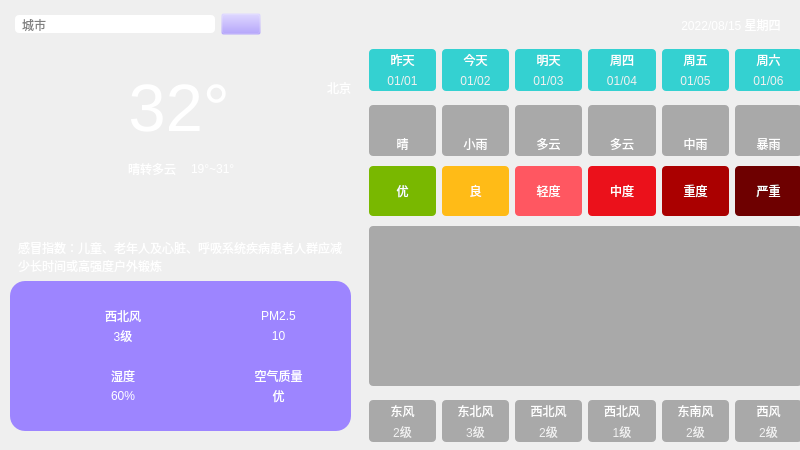
<?xml version="1.0" encoding="UTF-8"?>
<ui version="4.0">
 <class>MainWindow</class>
 <widget class="QMainWindow" name="MainWindow">
  <property name="geometry">
   <rect>
    <x>0</x>
    <y>0</y>
    <width>800</width>
    <height>450</height>
   </rect>
  </property>
  <property name="windowTitle">
   <string>MainWindow</string>
  </property>
  <widget class="QWidget" name="centralwidget">
   <widget class="QWidget" name="widget" native="true">
    <property name="geometry">
     <rect>
      <x>0</x>
      <y>0</y>
      <width>800</width>
      <height>500</height>
     </rect>
    </property>
    <property name="styleSheet">
     <string notr="true">QWidget#widget{
	border-image: url(:/res/background.png);
	
}

QLabel {
	font: 25 10pt &quot;微软雅黑&quot;;
	border-radius: 4px;
	background-color: rgba(60, 60, 60, 100);
	color: rgb(255, 255, 255);
}</string>
    </property>
    <widget class="QWidget" name="widget_3" native="true">
     <property name="geometry">
      <rect>
       <x>10</x>
       <y>70</y>
       <width>341</width>
       <height>121</height>
      </rect>
     </property>
     <property name="styleSheet">
      <string notr="true">background-color: rgba(157, 133, 255, 0);
border-radius: 15px</string>
     </property>
     <layout class="QHBoxLayout" name="horizontalLayout_3">
      <property name="spacing">
       <number>8</number>
      </property>
      <item>
       <widget class="QLabel" name="lblTypeIcon">
        <property name="minimumSize">
         <size>
          <width>110</width>
          <height>110</height>
         </size>
        </property>
        <property name="maximumSize">
         <size>
          <width>110</width>
          <height>110</height>
         </size>
        </property>
        <property name="styleSheet">
         <string notr="true">background-color: rgba(255, 255, 255, 0);</string>
        </property>
        <property name="text">
         <string/>
        </property>
        <property name="pixmap">
         <pixmap resource="main.qrc">:/res/type/DuoYun.png</pixmap>
        </property>
        <property name="scaledContents">
         <bool>true</bool>
        </property>
        <property name="alignment">
         <set>Qt::AlignCenter</set>
        </property>
       </widget>
      </item>
      <item>
       <layout class="QVBoxLayout" name="verticalLayout_2">
        <property name="spacing">
         <number>0</number>
        </property>
        <item>
         <layout class="QHBoxLayout" name="horizontalLayout_2">
          <item>
           <widget class="QLabel" name="lblTemp">
            <property name="font">
             <font>
              <family>Arial</family>
              <pointsize>50</pointsize>
              <italic>false</italic>
              <bold>false</bold>
             </font>
            </property>
            <property name="styleSheet">
             <string notr="true">color: rgb(255, 255, 255);
font: 50pt &quot;Arial&quot;;
background-color: rgba(0, 255, 255, 0);</string>
            </property>
            <property name="text">
             <string>32°</string>
            </property>
            <property name="scaledContents">
             <bool>true</bool>
            </property>
            <property name="alignment">
             <set>Qt::AlignCenter</set>
            </property>
           </widget>
          </item>
          <item>
           <spacer name="horizontalSpacer_2">
            <property name="orientation">
             <enum>Qt::Horizontal</enum>
            </property>
            <property name="sizeHint" stdset="0">
             <size>
              <width>40</width>
              <height>20</height>
             </size>
            </property>
           </spacer>
          </item>
          <item>
           <layout class="QVBoxLayout" name="verticalLayout">
            <property name="topMargin">
             <number>0</number>
            </property>
            <property name="bottomMargin">
             <number>40</number>
            </property>
            <item>
             <widget class="QLabel" name="lblCity">
              <property name="styleSheet">
               <string notr="true">font: 12pt &quot;Microsoft YaHei UI&quot;;
background-color: rgba(255, 255, 255,0);</string>
              </property>
              <property name="text">
               <string>北京</string>
              </property>
              <property name="alignment">
               <set>Qt::AlignRight|Qt::AlignTrailing|Qt::AlignVCenter</set>
              </property>
             </widget>
            </item>
           </layout>
          </item>
         </layout>
        </item>
        <item>
         <layout class="QHBoxLayout" name="horizontalLayout">
          <property name="spacing">
           <number>6</number>
          </property>
          <property name="sizeConstraint">
           <enum>QLayout::SetDefaultConstraint</enum>
          </property>
          <item>
           <widget class="QLabel" name="lblType">
            <property name="sizePolicy">
             <sizepolicy hsizetype="Preferred" vsizetype="Preferred">
              <horstretch>0</horstretch>
              <verstretch>0</verstretch>
             </sizepolicy>
            </property>
            <property name="styleSheet">
             <string notr="true">background-color: rgba(255, 255, 255,0);
font: 12pt &quot;微软雅黑&quot;;</string>
            </property>
            <property name="text">
             <string>晴转多云</string>
            </property>
            <property name="scaledContents">
             <bool>true</bool>
            </property>
            <property name="alignment">
             <set>Qt::AlignLeading|Qt::AlignLeft|Qt::AlignVCenter</set>
            </property>
           </widget>
          </item>
          <item>
           <widget class="Line" name="line">
            <property name="minimumSize">
             <size>
              <width>0</width>
              <height>15</height>
             </size>
            </property>
            <property name="maximumSize">
             <size>
              <width>16777215</width>
              <height>15</height>
             </size>
            </property>
            <property name="styleSheet">
             <string notr="true">color: rgb(255, 0, 0);</string>
            </property>
            <property name="orientation">
             <enum>Qt::Vertical</enum>
            </property>
           </widget>
          </item>
          <item>
           <widget class="QLabel" name="lblLowHigh">
            <property name="styleSheet">
             <string notr="true">background-color: rgba(255, 255, 255,0);
font: 12pt &quot;微软雅黑&quot;;</string>
            </property>
            <property name="text">
             <string>19°~31°</string>
            </property>
            <property name="alignment">
             <set>Qt::AlignLeading|Qt::AlignLeft|Qt::AlignVCenter</set>
            </property>
           </widget>
          </item>
          <item>
           <spacer name="horizontalSpacer">
            <property name="orientation">
             <enum>Qt::Horizontal</enum>
            </property>
            <property name="sizeHint" stdset="0">
             <size>
              <width>40</width>
              <height>20</height>
             </size>
            </property>
           </spacer>
          </item>
         </layout>
        </item>
       </layout>
      </item>
     </layout>
    </widget>
    <widget class="QWidget" name="widget_4" native="true">
     <property name="geometry">
      <rect>
       <x>0</x>
       <y>0</y>
       <width>801</width>
       <height>49</height>
      </rect>
     </property>
     <property name="styleSheet">
      <string notr="true">background-color: rgba(0, 170, 255,0);</string>
     </property>
     <layout class="QHBoxLayout" name="horizontalLayout_4">
      <property name="leftMargin">
       <number>15</number>
      </property>
      <property name="rightMargin">
       <number>20</number>
      </property>
      <item>
       <widget class="QLineEdit" name="leCity">
        <property name="minimumSize">
         <size>
          <width>200</width>
          <height>0</height>
         </size>
        </property>
        <property name="maximumSize">
         <size>
          <width>200</width>
          <height>16777215</height>
         </size>
        </property>
        <property name="styleSheet">
         <string notr="true">font: 14pt &quot;Microsoft YaHei UI&quot;;
background-color: rgb(255, 255, 255);
border-radius: 4px;
padding: 1px 5px</string>
        </property>
        <property name="placeholderText">
         <string>城市</string>
        </property>
       </widget>
      </item>
      <item>
       <widget class="QPushButton" name="btnSearch">
        <property name="styleSheet">
         <string notr="true">background-color: rgba(157, 133, 255,0);</string>
        </property>
        <property name="text">
         <string/>
        </property>
        <property name="icon">
         <iconset resource="main.qrc">
          <normaloff>:/res/search.png</normaloff>:/res/search.png</iconset>
        </property>
       </widget>
      </item>
      <item>
       <spacer name="horizontalSpacer_3">
        <property name="orientation">
         <enum>Qt::Horizontal</enum>
        </property>
        <property name="sizeHint" stdset="0">
         <size>
          <width>309</width>
          <height>20</height>
         </size>
        </property>
       </spacer>
      </item>
      <item>
       <widget class="QLabel" name="lblDate">
        <property name="styleSheet">
         <string notr="true">font: 20pt &quot;Arial&quot;;
background-color: rgba(255, 255, 255,0);</string>
        </property>
        <property name="text">
         <string>2022/08/15 星期四</string>
        </property>
        <property name="alignment">
         <set>Qt::AlignCenter</set>
        </property>
       </widget>
      </item>
     </layout>
    </widget>
    <widget class="QWidget" name="widget_10" native="true">
     <property name="geometry">
      <rect>
       <x>10</x>
       <y>190</y>
       <width>341</width>
       <height>241</height>
      </rect>
     </property>
     <layout class="QVBoxLayout" name="verticalLayout_9">
      <item>
       <spacer name="verticalSpacer">
        <property name="orientation">
         <enum>Qt::Vertical</enum>
        </property>
        <property name="sizeHint" stdset="0">
         <size>
          <width>20</width>
          <height>10</height>
         </size>
        </property>
       </spacer>
      </item>
      <item>
       <widget class="QLabel" name="lblGanMao">
        <property name="styleSheet">
         <string notr="true">background-color: rgba(60, 60, 60, 0);
padding-left: 5px;
padding-right: 5px;</string>
        </property>
        <property name="text">
         <string>感冒指数：儿童、老年人及心脏、呼吸系统疾病患者人群应减少长时间或高强度户外锻炼</string>
        </property>
        <property name="wordWrap">
         <bool>true</bool>
        </property>
       </widget>
      </item>
      <item>
       <widget class="QWidget" name="widget_2" native="true">
        <property name="styleSheet">
         <string notr="true">background-color: rgb(157, 133, 255);
border-radius: 15px</string>
        </property>
        <layout class="QGridLayout" name="gridLayout">
         <property name="leftMargin">
          <number>40</number>
         </property>
         <property name="topMargin">
          <number>25</number>
         </property>
         <property name="rightMargin">
          <number>40</number>
         </property>
         <property name="bottomMargin">
          <number>25</number>
         </property>
         <property name="horizontalSpacing">
          <number>50</number>
         </property>
         <property name="verticalSpacing">
          <number>20</number>
         </property>
         <item row="0" column="0">
          <layout class="QHBoxLayout" name="horizontalLayout_12">
           <property name="spacing">
            <number>0</number>
           </property>
           <item>
            <widget class="QLabel" name="lblWindIcon">
             <property name="minimumSize">
              <size>
               <width>40</width>
               <height>40</height>
              </size>
             </property>
             <property name="maximumSize">
              <size>
               <width>40</width>
               <height>40</height>
              </size>
             </property>
             <property name="styleSheet">
              <string notr="true">background-color: rgba(255, 255, 255, 0);</string>
             </property>
             <property name="text">
              <string/>
             </property>
             <property name="pixmap">
              <pixmap resource="main.qrc">:/res/wind.png</pixmap>
             </property>
             <property name="scaledContents">
              <bool>true</bool>
             </property>
             <property name="alignment">
              <set>Qt::AlignCenter</set>
             </property>
            </widget>
           </item>
           <item>
            <layout class="QVBoxLayout" name="verticalLayout_6">
             <item>
              <widget class="QLabel" name="lblWindFx">
               <property name="styleSheet">
                <string notr="true">background-color: rgba(255, 255, 255,0);
font: 10pt &quot;微软雅黑&quot;;</string>
               </property>
               <property name="text">
                <string>西北风</string>
               </property>
               <property name="alignment">
                <set>Qt::AlignCenter</set>
               </property>
              </widget>
             </item>
             <item>
              <widget class="QLabel" name="lblWindFl">
               <property name="styleSheet">
                <string notr="true">background-color: rgba(255, 255, 255,0);
font: 10pt &quot;微软雅黑&quot;;</string>
               </property>
               <property name="text">
                <string>3级</string>
               </property>
               <property name="alignment">
                <set>Qt::AlignCenter</set>
               </property>
              </widget>
             </item>
            </layout>
           </item>
          </layout>
         </item>
         <item row="0" column="1">
          <layout class="QHBoxLayout" name="horizontalLayout_14">
           <property name="spacing">
            <number>0</number>
           </property>
           <item>
            <widget class="QLabel" name="lblPm25Icon">
             <property name="minimumSize">
              <size>
               <width>40</width>
               <height>40</height>
              </size>
             </property>
             <property name="maximumSize">
              <size>
               <width>40</width>
               <height>40</height>
              </size>
             </property>
             <property name="styleSheet">
              <string notr="true">background-color: rgba(255, 255, 255, 0);</string>
             </property>
             <property name="text">
              <string/>
             </property>
             <property name="pixmap">
              <pixmap resource="main.qrc">:/res/pm25.png</pixmap>
             </property>
             <property name="scaledContents">
              <bool>true</bool>
             </property>
             <property name="alignment">
              <set>Qt::AlignCenter</set>
             </property>
            </widget>
           </item>
           <item>
            <layout class="QVBoxLayout" name="verticalLayout_7">
             <item>
              <widget class="QLabel" name="lblPM25Title">
               <property name="styleSheet">
                <string notr="true">background-color: rgba(255, 255, 255,0);
font: 10pt &quot;微软雅黑&quot;;</string>
               </property>
               <property name="text">
                <string>PM2.5</string>
               </property>
               <property name="alignment">
                <set>Qt::AlignCenter</set>
               </property>
              </widget>
             </item>
             <item>
              <widget class="QLabel" name="lblPM25">
               <property name="styleSheet">
                <string notr="true">background-color: rgba(255, 255, 255,0);
font: 10pt &quot;微软雅黑&quot;;</string>
               </property>
               <property name="text">
                <string>10</string>
               </property>
               <property name="alignment">
                <set>Qt::AlignCenter</set>
               </property>
              </widget>
             </item>
            </layout>
           </item>
          </layout>
         </item>
         <item row="1" column="0">
          <layout class="QHBoxLayout" name="horizontalLayout_13">
           <property name="spacing">
            <number>0</number>
           </property>
           <item>
            <widget class="QLabel" name="lblShiDuIcon">
             <property name="minimumSize">
              <size>
               <width>40</width>
               <height>40</height>
              </size>
             </property>
             <property name="maximumSize">
              <size>
               <width>40</width>
               <height>40</height>
              </size>
             </property>
             <property name="styleSheet">
              <string notr="true">background-color: rgba(255, 255, 255, 0);</string>
             </property>
             <property name="text">
              <string/>
             </property>
             <property name="pixmap">
              <pixmap resource="main.qrc">:/res/humidity.png</pixmap>
             </property>
             <property name="scaledContents">
              <bool>true</bool>
             </property>
             <property name="alignment">
              <set>Qt::AlignCenter</set>
             </property>
            </widget>
           </item>
           <item>
            <layout class="QVBoxLayout" name="verticalLayout_3">
             <item>
              <widget class="QLabel" name="lblShiDuTitle">
               <property name="styleSheet">
                <string notr="true">background-color: rgba(255, 255, 255,0);
font: 10pt &quot;微软雅黑&quot;;</string>
               </property>
               <property name="text">
                <string>湿度</string>
               </property>
               <property name="alignment">
                <set>Qt::AlignCenter</set>
               </property>
              </widget>
             </item>
             <item>
              <widget class="QLabel" name="lblShiDu">
               <property name="styleSheet">
                <string notr="true">background-color: rgba(255, 255, 255,0);
font: 10pt &quot;微软雅黑&quot;;</string>
               </property>
               <property name="text">
                <string>60%</string>
               </property>
               <property name="alignment">
                <set>Qt::AlignCenter</set>
               </property>
              </widget>
             </item>
            </layout>
           </item>
          </layout>
         </item>
         <item row="1" column="1">
          <layout class="QHBoxLayout" name="horizontalLayout_15">
           <property name="spacing">
            <number>0</number>
           </property>
           <item>
            <widget class="QLabel" name="lblQualityIcon">
             <property name="minimumSize">
              <size>
               <width>40</width>
               <height>40</height>
              </size>
             </property>
             <property name="maximumSize">
              <size>
               <width>40</width>
               <height>40</height>
              </size>
             </property>
             <property name="autoFillBackground">
              <bool>false</bool>
             </property>
             <property name="styleSheet">
              <string notr="true">background-color: rgba(255, 255, 255, 0);</string>
             </property>
             <property name="text">
              <string/>
             </property>
             <property name="pixmap">
              <pixmap resource="main.qrc">:/res/aqi.png</pixmap>
             </property>
             <property name="scaledContents">
              <bool>true</bool>
             </property>
             <property name="alignment">
              <set>Qt::AlignCenter</set>
             </property>
             <property name="wordWrap">
              <bool>false</bool>
             </property>
             <property name="indent">
              <number>-1</number>
             </property>
            </widget>
           </item>
           <item>
            <layout class="QVBoxLayout" name="verticalLayout_8">
             <item>
              <widget class="QLabel" name="lblQualityTitle">
               <property name="autoFillBackground">
                <bool>false</bool>
               </property>
               <property name="styleSheet">
                <string notr="true">background-color: rgba(255, 255, 255,0);
font: 10pt &quot;微软雅黑&quot;;</string>
               </property>
               <property name="text">
                <string>空气质量</string>
               </property>
               <property name="alignment">
                <set>Qt::AlignCenter</set>
               </property>
              </widget>
             </item>
             <item>
              <widget class="QLabel" name="lblQuality">
               <property name="autoFillBackground">
                <bool>false</bool>
               </property>
               <property name="styleSheet">
                <string notr="true">background-color: rgba(255, 255, 255,0);
font: 10pt &quot;微软雅黑&quot;;</string>
               </property>
               <property name="text">
                <string>优</string>
               </property>
               <property name="alignment">
                <set>Qt::AlignCenter</set>
               </property>
              </widget>
             </item>
            </layout>
           </item>
          </layout>
         </item>
        </layout>
       </widget>
      </item>
     </layout>
    </widget>
    <widget class="QWidget" name="widget_11" native="true">
     <property name="geometry">
      <rect>
       <x>360</x>
       <y>40</y>
       <width>451</width>
       <height>411</height>
      </rect>
     </property>
     <layout class="QVBoxLayout" name="verticalLayout_4">
      <property name="spacing">
       <number>0</number>
      </property>
      <item>
       <widget class="QWidget" name="widget_5" native="true">
        <property name="styleSheet">
         <string notr="true">QLabel {
	background-color: rgba(0, 200, 200, 200);
	border-radius: 4px;
}</string>
        </property>
        <layout class="QGridLayout" name="gridLayout_2">
         <property name="horizontalSpacing">
          <number>6</number>
         </property>
         <property name="verticalSpacing">
          <number>0</number>
         </property>
         <item row="0" column="0">
          <widget class="QLabel" name="lblWeek0">
           <property name="styleSheet">
            <string notr="true">border-bottom-left-radius: 0px;
border-bottom-right-radius: 0px;</string>
           </property>
           <property name="text">
            <string>昨天</string>
           </property>
           <property name="alignment">
            <set>Qt::AlignCenter</set>
           </property>
          </widget>
         </item>
         <item row="0" column="1">
          <widget class="QLabel" name="lblWeek1">
           <property name="styleSheet">
            <string notr="true">border-bottom-left-radius: 0px;
border-bottom-right-radius: 0px;</string>
           </property>
           <property name="text">
            <string>今天</string>
           </property>
           <property name="alignment">
            <set>Qt::AlignCenter</set>
           </property>
          </widget>
         </item>
         <item row="0" column="2">
          <widget class="QLabel" name="lblWeek2">
           <property name="styleSheet">
            <string notr="true">border-bottom-left-radius: 0px;
border-bottom-right-radius: 0px;</string>
           </property>
           <property name="text">
            <string>明天</string>
           </property>
           <property name="alignment">
            <set>Qt::AlignCenter</set>
           </property>
          </widget>
         </item>
         <item row="0" column="3">
          <widget class="QLabel" name="lblWeek3">
           <property name="styleSheet">
            <string notr="true">border-bottom-left-radius: 0px;
border-bottom-right-radius: 0px;</string>
           </property>
           <property name="text">
            <string>周四</string>
           </property>
           <property name="alignment">
            <set>Qt::AlignCenter</set>
           </property>
          </widget>
         </item>
         <item row="0" column="4">
          <widget class="QLabel" name="lblWeek4">
           <property name="styleSheet">
            <string notr="true">border-bottom-left-radius: 0px;
border-bottom-right-radius: 0px;</string>
           </property>
           <property name="text">
            <string>周五</string>
           </property>
           <property name="alignment">
            <set>Qt::AlignCenter</set>
           </property>
          </widget>
         </item>
         <item row="0" column="5">
          <widget class="QLabel" name="lblWeek5">
           <property name="styleSheet">
            <string notr="true">border-bottom-left-radius: 0px;
border-bottom-right-radius: 0px;</string>
           </property>
           <property name="text">
            <string>周六</string>
           </property>
           <property name="alignment">
            <set>Qt::AlignCenter</set>
           </property>
          </widget>
         </item>
         <item row="1" column="0">
          <widget class="QLabel" name="lblDate0">
           <property name="styleSheet">
            <string notr="true">border-top-left-radius: 0px;
border-top-right-radius: 0px;
color: rgb(240, 240, 240);</string>
           </property>
           <property name="text">
            <string>01/01</string>
           </property>
           <property name="alignment">
            <set>Qt::AlignCenter</set>
           </property>
          </widget>
         </item>
         <item row="1" column="1">
          <widget class="QLabel" name="lblDate1">
           <property name="styleSheet">
            <string notr="true">border-top-left-radius: 0px;
border-top-right-radius: 0px;
color: rgb(240, 240, 240);</string>
           </property>
           <property name="text">
            <string>01/02</string>
           </property>
           <property name="alignment">
            <set>Qt::AlignCenter</set>
           </property>
          </widget>
         </item>
         <item row="1" column="2">
          <widget class="QLabel" name="lblDate2">
           <property name="styleSheet">
            <string notr="true">border-top-left-radius: 0px;
border-top-right-radius: 0px;
color: rgb(240, 240, 240);</string>
           </property>
           <property name="text">
            <string>01/03</string>
           </property>
           <property name="alignment">
            <set>Qt::AlignCenter</set>
           </property>
          </widget>
         </item>
         <item row="1" column="3">
          <widget class="QLabel" name="lblDate3">
           <property name="styleSheet">
            <string notr="true">border-top-left-radius: 0px;
border-top-right-radius: 0px;
color: rgb(240, 240, 240);</string>
           </property>
           <property name="text">
            <string>01/04</string>
           </property>
           <property name="alignment">
            <set>Qt::AlignCenter</set>
           </property>
          </widget>
         </item>
         <item row="1" column="4">
          <widget class="QLabel" name="lblDate4">
           <property name="styleSheet">
            <string notr="true">border-top-left-radius: 0px;
border-top-right-radius: 0px;
color: rgb(240, 240, 240);</string>
           </property>
           <property name="text">
            <string>01/05</string>
           </property>
           <property name="alignment">
            <set>Qt::AlignCenter</set>
           </property>
          </widget>
         </item>
         <item row="1" column="5">
          <widget class="QLabel" name="lblDate5">
           <property name="styleSheet">
            <string notr="true">border-top-left-radius: 0px;
border-top-right-radius: 0px;
color: rgb(240, 240, 240);</string>
           </property>
           <property name="text">
            <string>01/06</string>
           </property>
           <property name="alignment">
            <set>Qt::AlignCenter</set>
           </property>
          </widget>
         </item>
        </layout>
       </widget>
      </item>
      <item>
       <widget class="QWidget" name="widget_6" native="true">
        <property name="styleSheet">
         <string notr="true">QLabel {
	background-color: rgba(60, 60, 60, 100);
	border-radius: 4px;
}</string>
        </property>
        <layout class="QGridLayout" name="gridLayout_3">
         <property name="topMargin">
          <number>5</number>
         </property>
         <property name="bottomMargin">
          <number>5</number>
         </property>
         <property name="verticalSpacing">
          <number>0</number>
         </property>
         <item row="0" column="3">
          <widget class="QLabel" name="lblTypeIcon3">
           <property name="styleSheet">
            <string notr="true">border-bottom-left-radius: 0px;
border-bottom-right-radius: 0px;</string>
           </property>
           <property name="text">
            <string/>
           </property>
           <property name="pixmap">
            <pixmap resource="main.qrc">:/res/type/DuoYun.png</pixmap>
           </property>
           <property name="alignment">
            <set>Qt::AlignCenter</set>
           </property>
          </widget>
         </item>
         <item row="0" column="0">
          <widget class="QLabel" name="lblTypeIcon0">
           <property name="minimumSize">
            <size>
             <width>0</width>
             <height>0</height>
            </size>
           </property>
           <property name="maximumSize">
            <size>
             <width>1000</width>
             <height>1000</height>
            </size>
           </property>
           <property name="styleSheet">
            <string notr="true">border-bottom-left-radius: 0px;
border-bottom-right-radius: 0px;</string>
           </property>
           <property name="text">
            <string/>
           </property>
           <property name="pixmap">
            <pixmap resource="main.qrc">:/res/type/Qing.png</pixmap>
           </property>
           <property name="alignment">
            <set>Qt::AlignCenter</set>
           </property>
          </widget>
         </item>
         <item row="0" column="2">
          <widget class="QLabel" name="lblTypeIcon2">
           <property name="styleSheet">
            <string notr="true">border-bottom-left-radius: 0px;
border-bottom-right-radius: 0px;</string>
           </property>
           <property name="text">
            <string/>
           </property>
           <property name="pixmap">
            <pixmap resource="main.qrc">:/res/type/DuoYun.png</pixmap>
           </property>
           <property name="alignment">
            <set>Qt::AlignCenter</set>
           </property>
          </widget>
         </item>
         <item row="1" column="0">
          <widget class="QLabel" name="lblType0">
           <property name="styleSheet">
            <string notr="true">border-top-left-radius: 0px;
border-top-right-radius: 0px;</string>
           </property>
           <property name="text">
            <string>晴</string>
           </property>
           <property name="alignment">
            <set>Qt::AlignCenter</set>
           </property>
          </widget>
         </item>
         <item row="1" column="3">
          <widget class="QLabel" name="lblType3">
           <property name="styleSheet">
            <string notr="true">border-top-left-radius: 0px;
border-top-right-radius: 0px;</string>
           </property>
           <property name="text">
            <string>多云</string>
           </property>
           <property name="alignment">
            <set>Qt::AlignCenter</set>
           </property>
          </widget>
         </item>
         <item row="0" column="5">
          <widget class="QLabel" name="lblTypeIcon5">
           <property name="styleSheet">
            <string notr="true">border-bottom-left-radius: 0px;
border-bottom-right-radius: 0px;</string>
           </property>
           <property name="text">
            <string/>
           </property>
           <property name="pixmap">
            <pixmap resource="main.qrc">:/res/type/BaoYu.png</pixmap>
           </property>
           <property name="alignment">
            <set>Qt::AlignCenter</set>
           </property>
          </widget>
         </item>
         <item row="1" column="5">
          <widget class="QLabel" name="lblType5">
           <property name="styleSheet">
            <string notr="true">border-top-left-radius: 0px;
border-top-right-radius: 0px;</string>
           </property>
           <property name="text">
            <string>暴雨</string>
           </property>
           <property name="alignment">
            <set>Qt::AlignCenter</set>
           </property>
          </widget>
         </item>
         <item row="1" column="4">
          <widget class="QLabel" name="lblType4">
           <property name="styleSheet">
            <string notr="true">border-top-left-radius: 0px;
border-top-right-radius: 0px;</string>
           </property>
           <property name="text">
            <string>中雨</string>
           </property>
           <property name="alignment">
            <set>Qt::AlignCenter</set>
           </property>
          </widget>
         </item>
         <item row="0" column="1">
          <widget class="QLabel" name="lblTypeIcon1">
           <property name="styleSheet">
            <string notr="true">border-bottom-left-radius: 0px;
border-bottom-right-radius: 0px;</string>
           </property>
           <property name="text">
            <string/>
           </property>
           <property name="pixmap">
            <pixmap resource="main.qrc">:/res/type/XiaoYu.png</pixmap>
           </property>
           <property name="alignment">
            <set>Qt::AlignCenter</set>
           </property>
          </widget>
         </item>
         <item row="1" column="2">
          <widget class="QLabel" name="lblType2">
           <property name="styleSheet">
            <string notr="true">border-top-left-radius: 0px;
border-top-right-radius: 0px;</string>
           </property>
           <property name="text">
            <string>多云</string>
           </property>
           <property name="alignment">
            <set>Qt::AlignCenter</set>
           </property>
          </widget>
         </item>
         <item row="0" column="4">
          <widget class="QLabel" name="lblTypeIcon4">
           <property name="styleSheet">
            <string notr="true">border-bottom-left-radius: 0px;
border-bottom-right-radius: 0px;</string>
           </property>
           <property name="text">
            <string/>
           </property>
           <property name="pixmap">
            <pixmap resource="main.qrc">:/res/type/ZhongYu.png</pixmap>
           </property>
           <property name="alignment">
            <set>Qt::AlignCenter</set>
           </property>
          </widget>
         </item>
         <item row="1" column="1">
          <widget class="QLabel" name="lblType1">
           <property name="styleSheet">
            <string notr="true">border-top-left-radius: 0px;
border-top-right-radius: 0px;</string>
           </property>
           <property name="text">
            <string>小雨</string>
           </property>
           <property name="alignment">
            <set>Qt::AlignCenter</set>
           </property>
          </widget>
         </item>
        </layout>
       </widget>
      </item>
      <item>
       <widget class="QWidget" name="widget_9" native="true">
        <layout class="QHBoxLayout" name="horizontalLayout_11">
         <property name="topMargin">
          <number>5</number>
         </property>
         <property name="bottomMargin">
          <number>5</number>
         </property>
         <item>
          <widget class="QLabel" name="lblQuality0">
           <property name="styleSheet">
            <string notr="true">background-color: rgb(121, 184, 0);
padding:8px;</string>
           </property>
           <property name="text">
            <string>优</string>
           </property>
           <property name="alignment">
            <set>Qt::AlignCenter</set>
           </property>
          </widget>
         </item>
         <item>
          <widget class="QLabel" name="lblQuality1">
           <property name="styleSheet">
            <string notr="true">background-color: rgb(255, 187, 23);</string>
           </property>
           <property name="text">
            <string>良</string>
           </property>
           <property name="alignment">
            <set>Qt::AlignCenter</set>
           </property>
          </widget>
         </item>
         <item>
          <widget class="QLabel" name="lblQuality2">
           <property name="styleSheet">
            <string notr="true">background-color: rgb(255, 87, 97);</string>
           </property>
           <property name="text">
            <string>轻度</string>
           </property>
           <property name="alignment">
            <set>Qt::AlignCenter</set>
           </property>
          </widget>
         </item>
         <item>
          <widget class="QLabel" name="lblQuality3">
           <property name="styleSheet">
            <string notr="true">background-color: rgb(235, 17, 27);</string>
           </property>
           <property name="text">
            <string>中度</string>
           </property>
           <property name="alignment">
            <set>Qt::AlignCenter</set>
           </property>
          </widget>
         </item>
         <item>
          <widget class="QLabel" name="lblQuality4">
           <property name="styleSheet">
            <string notr="true">background-color: rgb(170, 0, 0);</string>
           </property>
           <property name="text">
            <string>重度</string>
           </property>
           <property name="alignment">
            <set>Qt::AlignCenter</set>
           </property>
          </widget>
         </item>
         <item>
          <widget class="QLabel" name="lblQuality5">
           <property name="styleSheet">
            <string notr="true">background-color: rgb(110, 0, 0);</string>
           </property>
           <property name="text">
            <string>严重</string>
           </property>
           <property name="alignment">
            <set>Qt::AlignCenter</set>
           </property>
          </widget>
         </item>
        </layout>
       </widget>
      </item>
      <item>
       <widget class="QWidget" name="widget_7" native="true">
        <layout class="QVBoxLayout" name="verticalLayout_5">
         <property name="spacing">
          <number>0</number>
         </property>
         <property name="topMargin">
          <number>5</number>
         </property>
         <property name="bottomMargin">
          <number>5</number>
         </property>
         <item>
          <widget class="QLabel" name="lblHighCurve">
           <property name="minimumSize">
            <size>
             <width>0</width>
             <height>80</height>
            </size>
           </property>
           <property name="maximumSize">
            <size>
             <width>10000</width>
             <height>10000</height>
            </size>
           </property>
           <property name="styleSheet">
            <string notr="true">border-bottom-left-radius: 0px;
border-bottom-right-radius: 0px;</string>
           </property>
           <property name="text">
            <string/>
           </property>
           <property name="alignment">
            <set>Qt::AlignCenter</set>
           </property>
          </widget>
         </item>
         <item>
          <widget class="QLabel" name="lblLowCurve">
           <property name="minimumSize">
            <size>
             <width>0</width>
             <height>80</height>
            </size>
           </property>
           <property name="maximumSize">
            <size>
             <width>10000</width>
             <height>10000</height>
            </size>
           </property>
           <property name="styleSheet">
            <string notr="true">border-top-left-radius: 0px;
border-top-right-radius: 0px;</string>
           </property>
           <property name="text">
            <string/>
           </property>
           <property name="alignment">
            <set>Qt::AlignCenter</set>
           </property>
          </widget>
         </item>
        </layout>
       </widget>
      </item>
      <item>
       <widget class="QWidget" name="widget_8" native="true">
        <layout class="QGridLayout" name="gridLayout_4">
         <property name="verticalSpacing">
          <number>0</number>
         </property>
         <item row="0" column="0">
          <widget class="QLabel" name="lblFx0">
           <property name="styleSheet">
            <string notr="true">border-bottom-left-radius: 0px;
border-bottom-right-radius: 0px;</string>
           </property>
           <property name="text">
            <string>东风</string>
           </property>
           <property name="alignment">
            <set>Qt::AlignCenter</set>
           </property>
          </widget>
         </item>
         <item row="0" column="1">
          <widget class="QLabel" name="lblFx1">
           <property name="styleSheet">
            <string notr="true">border-bottom-left-radius: 0px;
border-bottom-right-radius: 0px;</string>
           </property>
           <property name="text">
            <string>东北风</string>
           </property>
           <property name="alignment">
            <set>Qt::AlignCenter</set>
           </property>
          </widget>
         </item>
         <item row="0" column="2">
          <widget class="QLabel" name="lblFx2">
           <property name="styleSheet">
            <string notr="true">border-bottom-left-radius: 0px;
border-bottom-right-radius: 0px;</string>
           </property>
           <property name="text">
            <string>西北风</string>
           </property>
           <property name="alignment">
            <set>Qt::AlignCenter</set>
           </property>
          </widget>
         </item>
         <item row="0" column="3">
          <widget class="QLabel" name="lblFx3">
           <property name="styleSheet">
            <string notr="true">border-bottom-left-radius: 0px;
border-bottom-right-radius: 0px;</string>
           </property>
           <property name="text">
            <string>西北风</string>
           </property>
           <property name="alignment">
            <set>Qt::AlignCenter</set>
           </property>
          </widget>
         </item>
         <item row="0" column="4">
          <widget class="QLabel" name="lblFx4">
           <property name="styleSheet">
            <string notr="true">border-bottom-left-radius: 0px;
border-bottom-right-radius: 0px;</string>
           </property>
           <property name="text">
            <string>东南风</string>
           </property>
           <property name="alignment">
            <set>Qt::AlignCenter</set>
           </property>
          </widget>
         </item>
         <item row="0" column="5">
          <widget class="QLabel" name="lblFx5">
           <property name="styleSheet">
            <string notr="true">border-bottom-left-radius: 0px;
border-bottom-right-radius: 0px;</string>
           </property>
           <property name="text">
            <string>西风</string>
           </property>
           <property name="alignment">
            <set>Qt::AlignCenter</set>
           </property>
          </widget>
         </item>
         <item row="1" column="0">
          <widget class="QLabel" name="lblFl0">
           <property name="styleSheet">
            <string notr="true">border-top-left-radius: 0px;
border-top-right-radius: 0px;
color: rgb(240, 240, 240);</string>
           </property>
           <property name="text">
            <string>2级</string>
           </property>
           <property name="alignment">
            <set>Qt::AlignCenter</set>
           </property>
          </widget>
         </item>
         <item row="1" column="1">
          <widget class="QLabel" name="lblFl1">
           <property name="styleSheet">
            <string notr="true">border-top-left-radius: 0px;
border-top-right-radius: 0px;
color: rgb(240, 240, 240);</string>
           </property>
           <property name="text">
            <string>3级</string>
           </property>
           <property name="alignment">
            <set>Qt::AlignCenter</set>
           </property>
          </widget>
         </item>
         <item row="1" column="2">
          <widget class="QLabel" name="lblFl2">
           <property name="styleSheet">
            <string notr="true">border-top-left-radius: 0px;
border-top-right-radius: 0px;
color: rgb(240, 240, 240);</string>
           </property>
           <property name="text">
            <string>2级</string>
           </property>
           <property name="alignment">
            <set>Qt::AlignCenter</set>
           </property>
          </widget>
         </item>
         <item row="1" column="3">
          <widget class="QLabel" name="lblFl3">
           <property name="styleSheet">
            <string notr="true">border-top-left-radius: 0px;
border-top-right-radius: 0px;
color: rgb(240, 240, 240);</string>
           </property>
           <property name="text">
            <string>1级</string>
           </property>
           <property name="alignment">
            <set>Qt::AlignCenter</set>
           </property>
          </widget>
         </item>
         <item row="1" column="4">
          <widget class="QLabel" name="lblFl4">
           <property name="styleSheet">
            <string notr="true">border-top-left-radius: 0px;
border-top-right-radius: 0px;
color: rgb(240, 240, 240);</string>
           </property>
           <property name="text">
            <string>2级</string>
           </property>
           <property name="alignment">
            <set>Qt::AlignCenter</set>
           </property>
          </widget>
         </item>
         <item row="1" column="5">
          <widget class="QLabel" name="lblFl5">
           <property name="styleSheet">
            <string notr="true">border-top-left-radius: 0px;
border-top-right-radius: 0px;
color: rgb(240, 240, 240);</string>
           </property>
           <property name="text">
            <string>2级</string>
           </property>
           <property name="alignment">
            <set>Qt::AlignCenter</set>
           </property>
          </widget>
         </item>
        </layout>
       </widget>
      </item>
     </layout>
    </widget>
   </widget>
  </widget>
 </widget>
 <resources>
  <include location="main.qrc"/>
 </resources>
 <connections/>
</ui>
